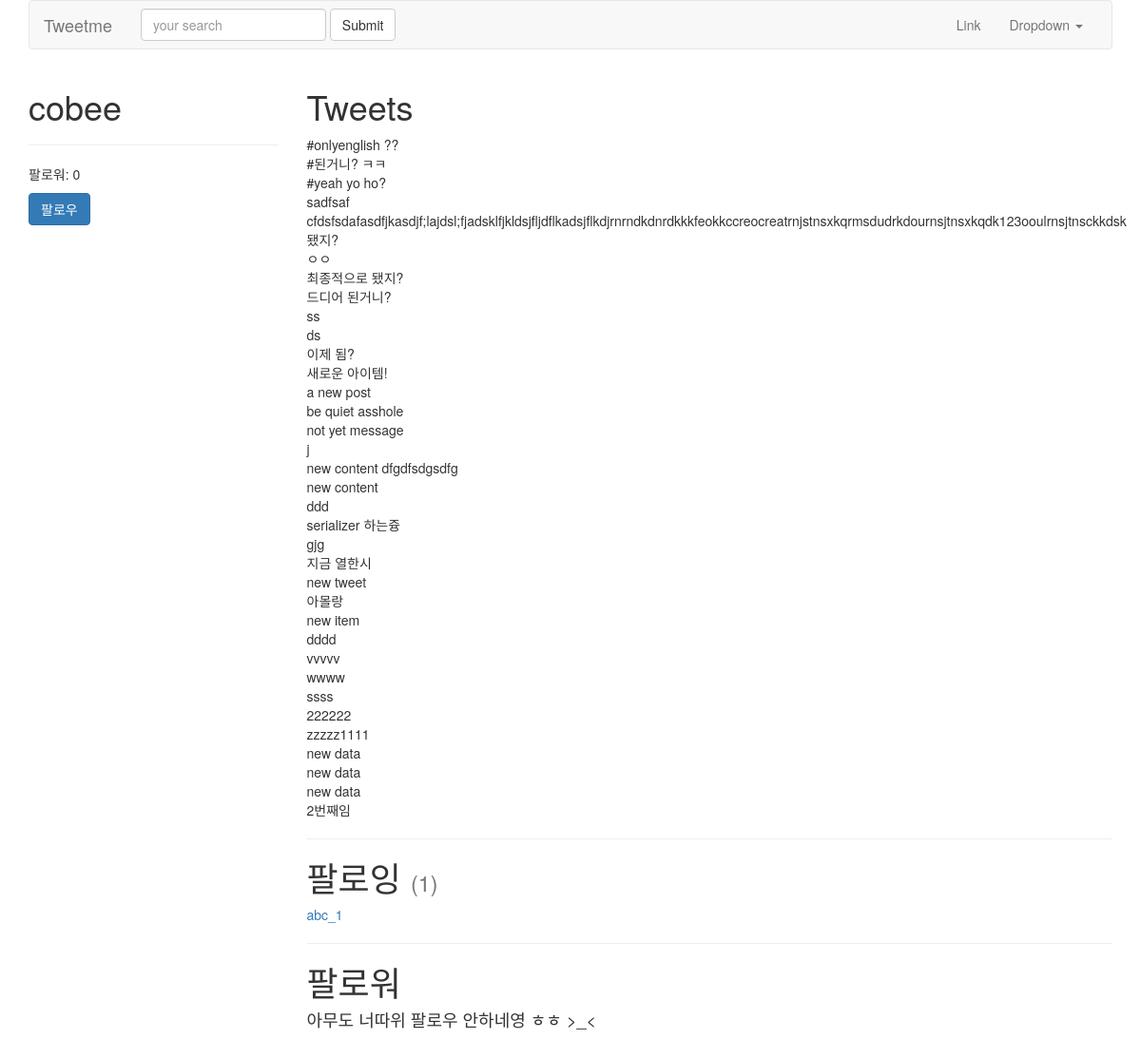
Page /cobee/ (signed in) on the earlier database version.
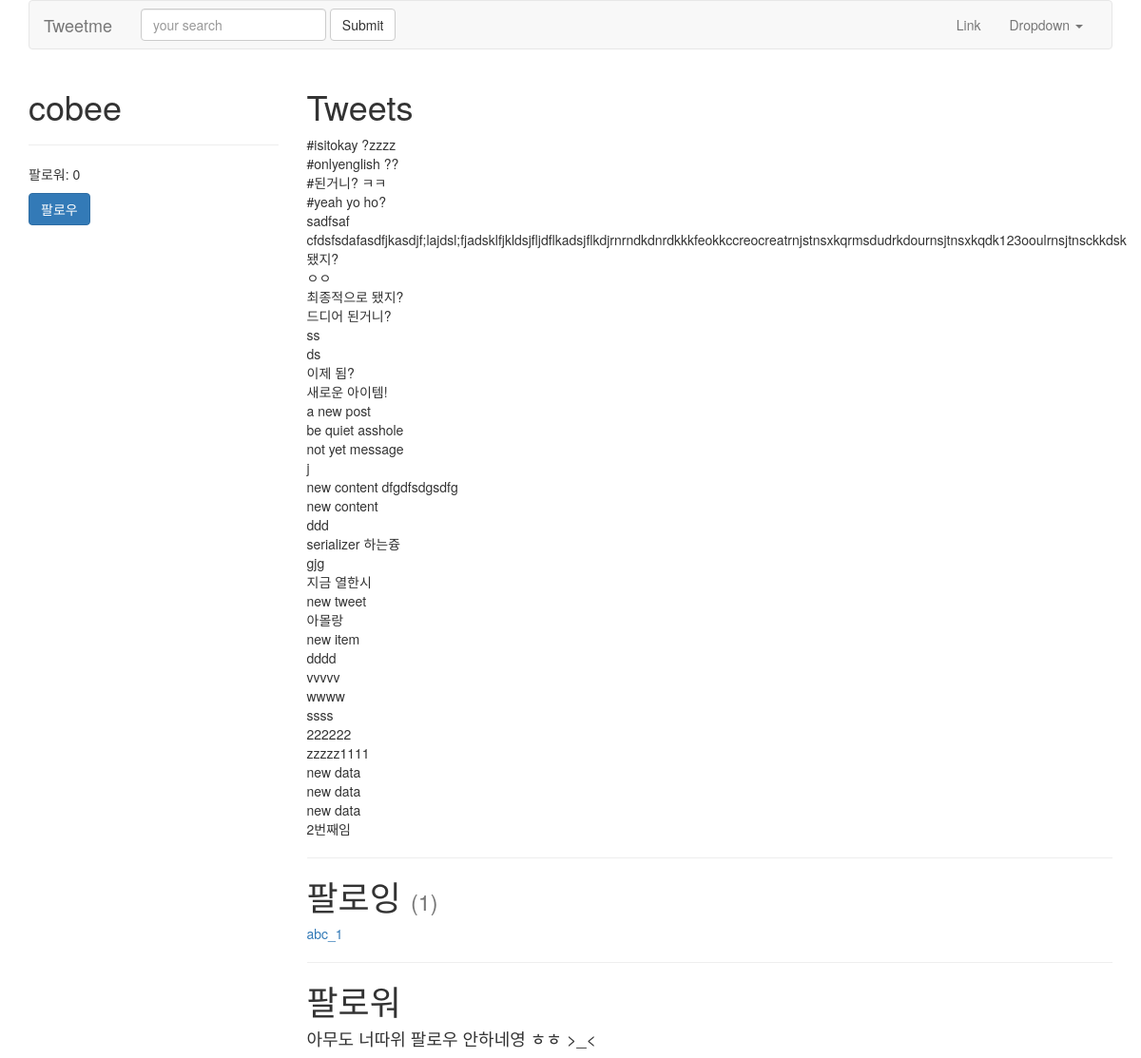
Same page on the later database version.
### tweets/models.py (models this page shows, shortened)
class Tweet(models.Model):
	user	  = models.ForeignKey(settings.AUTH_USER_MODEL)
	content   = models.CharField(max_length=140, validators=[validate_content])
	updated   = models.DateTimeField(auto_now=True)
	timestamp = models.DateTimeField(auto_now_add=True)
	def __str__(self):
		return str(self.content)
	class Meta:
		ordering = ['-timestamp']

### accounts/views.py (the view)
# urls.py: url(r'^(?P<username>[\w.@+-]+)/$', UserDetailView.as_view(), name='detail'),
class UserDetailView(DetailView):
	template_name = 'accounts/user_detail.html'
	queryset = User.objects.all()
	def get_object(self):
		return get_object_or_404(
			User,
			username__iexact=self.kwargs.get("username")
			)
	def get_context_data(self, *args, **kwargs):
		context = super(UserDetailView, self).get_context_data(*args, **kwargs)
		following = UserProfile.objects.is_following(self.request.user, self.get_object())
		context['following'] = following
		return context

### accounts/models.py (called while the page is built)
	def all(self):
		qs = self.get_queryset().all()
		try:
			if self.instance:
				qs = qs.exclude(user=self.instance)
		except:
			pass
		return qs

	def is_following(self, user, followed_by_user):
		user_profile, created = UserProfile.objects.get_or_create(user=user)
		if created:
			return False
		if followed_by_user in user_profile.following.all():
			return True
		return False

	def get_following(self):
		users = self.following.all()
		return users.exclude(username=self.user.username)

	def get_follow_url(self):
		return reverse_lazy("profiles:follow", kwargs={"username":self.user.username})

### accounts/templates/accounts/user_detail.html
{% extends "base.html" %}
{% block content %}
<div class='row'>
    <div class='col-sm-3 col-xs-12'>
        <h1>{{ object.username }} </h1>
        <hr/>
        <p>팔로워: {{ object.followed_by.all.count }}</p>
        <p>
        	<a href='{{ object.profile.get_follow_url }}'><button type="button" class="btn btn-primary">
        		{% if following %}
        			언팔로우
        		{% else %}
        			팔로우
        		{% endif %}
        	</button></a>
        </p>
    </div>
    <div class='col-sm-9 col-xs-12'>
         <h1>Tweets</h1>
         {% for tweet in object.tweet_set.all %}
         {{ tweet }}<br/>
         {% endfor %}
         <hr/>
         <h1>팔로잉 <small>({{ object.profile.get_following.count }})</small></h1>
         	{% for user in object.profile.get_following %}
         		<a href="/{{ user.username }}">{{ user.username }}</a><br/>
         	{% empty %}
         		<h4>아무도 팔로우 하고 있지 않아염 -_-*</h4>
         	{% endfor %}
		<hr/>
        <h1>팔로워</h1>
        	{% for profile in object.followed_by.all %}
         		<a href="/{{ profile.user.username }}">{{ profile.user.username }}</a><br/>
         	{% empty %}
         		<h4>아무도 너따위 팔로우 안하네영 ㅎㅎ >_< </h4>
         	{% endfor %}
    </div>
</div>
{% endblock content %}

Differences in the rows shown:
added Tweet: content "#isitokay ?zzzz"
